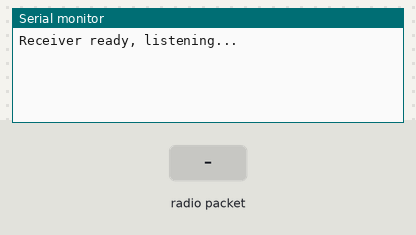
This sketch was run on a simulated Arduino Uno, built with avr-gcc and run on an emulated ATmega328P. On the bench: the last lines printed to the serial monitor. The test bench sets the inputs (shaded band). No radio packets arrive unless stated.

Above: at 1.2 s.
1.3 s: radio packet "1" arrives
At 2.5 s:
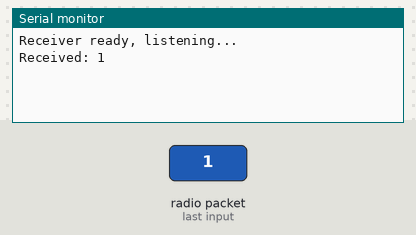
2.8 s: radio packet "0" arrives
At 3.7 s:
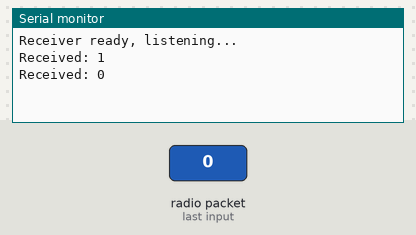
4.3 s: radio packet "2" arrives
At 4.9 s:
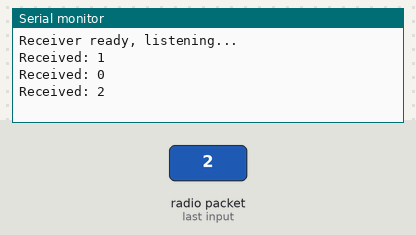

The sketch:

deployerres.ino
```cpp
#include <SPI.h>
#include <nRF24L01.h>
#include <RF24.h>

RF24 radio(7, 8); // CE, CSN
const byte address[6] = "00016";

void setup() {
  Serial.begin(9600);
  radio.begin();
  radio.openReadingPipe(1, address); // Set pipe for receiving
  radio.setPALevel(RF24_PA_MIN); // Match the transmitter's power level
  radio.startListening(); // Start listening for messages
  Serial.println("Receiver ready, listening...");
}

void loop() {
  if (radio.available()) {
    char receivedMessage[32] = "";  // Create a buffer to hold the received message
    radio.read(&receivedMessage, sizeof(receivedMessage));

    // Print the received message to the Serial Monitor
    Serial.print("Received: ");
    Serial.println(receivedMessage);
  }
}
```

Measured:
- after the input at 1.3 s, the serial monitor: prints a new line at once (image 1)
- after the input at 2.8 s, the serial monitor: prints a new line at once (image 2)
- after the input at 4.3 s, the serial monitor: prints a new line at once (image 3)
